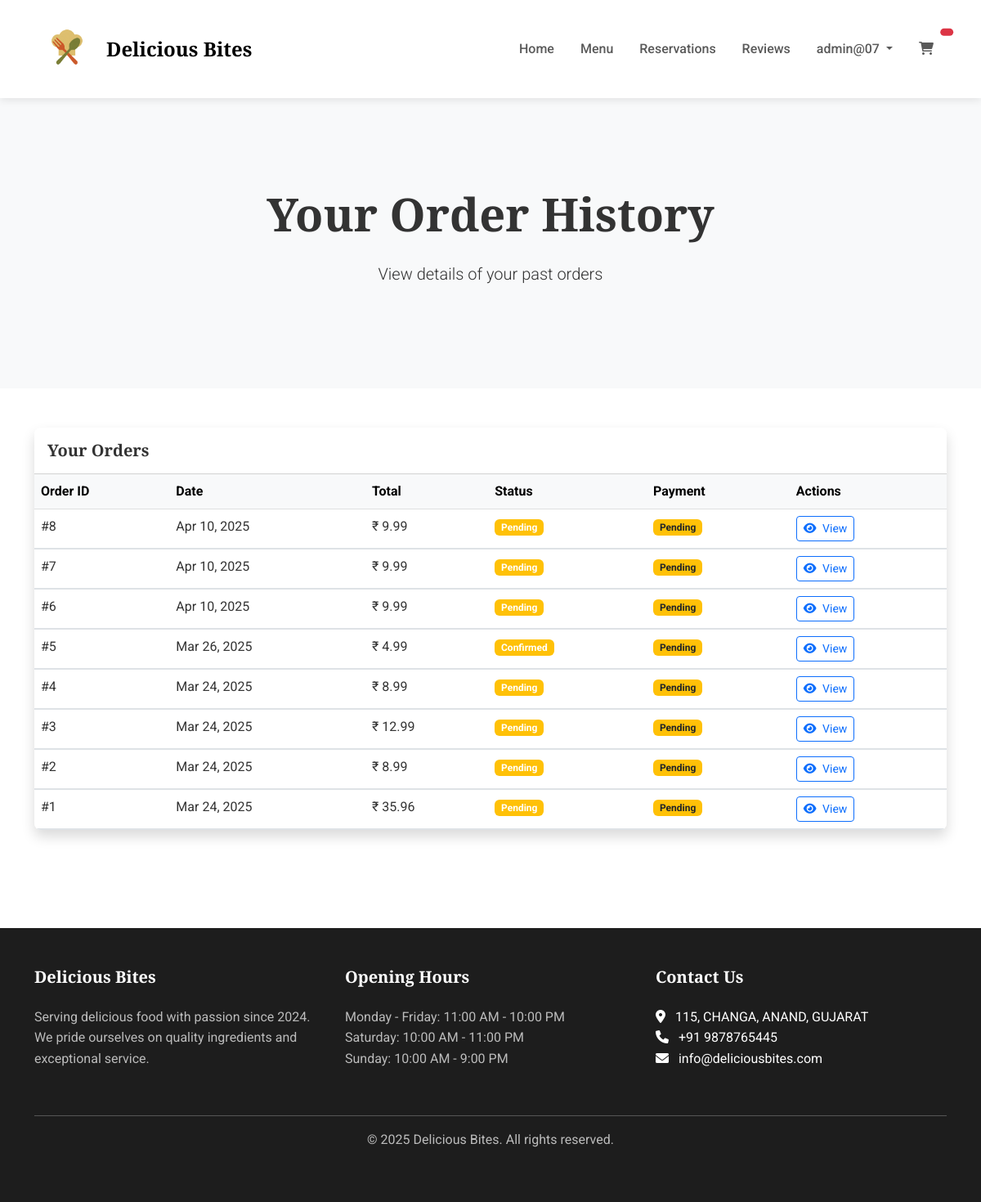
The app's page /orders/history/ (signed in) with its own data.
### orders/models.py (models this page shows, shortened)
class Order(models.Model):
    STATUS_CHOICES = [
        ('pending', 'Pending'),
        ('confirmed', 'Confirmed'),
        ('preparing', 'Preparing'),
        ('ready', 'Ready for Pickup'),
        ('delivered', 'Delivered'),
        ('cancelled', 'Cancelled'),
    ]
    PAYMENT_METHOD_CHOICES = [
        ('cash', 'Cash on Delivery'),
        ('card', 'Credit/Debit Card'),
        ('paypal', 'PayPal'),
    ]
    user = models.ForeignKey(User, on_delete=models.CASCADE)
    status = models.CharField(max_length=20, choices=STATUS_CHOICES, default='pending')
    total_price = models.DecimalField(max_digits=10, decimal_places=2, default=0)
    address = models.TextField(blank=True)
    phone_number = models.CharField(max_length=15, blank=True)
    payment_method = models.CharField(max_length=20, choices=PAYMENT_METHOD_CHOICES, default='cash')
    is_paid = models.BooleanField(default=False)
    created_at = models.DateTimeField(auto_now_add=True)
    updated_at = models.DateTimeField(auto_now=True)
    class Meta:
        ordering = ['-created_at']

### orders/views.py (the view)
# urls.py: path('history/', views.order_history, name='order_history'),
@login_required
def order_history(request):
    orders = Order.objects.filter(
        user=request.user
    ).exclude(
        status='cart'
    ).order_by('-created_at')
    context = {
        'orders': orders,
    }
    return render(request, 'orders/order_history.html', context)

### orders/models.py (called while the page is built)
    def get_total_price(self):
        item_price = self.menu_item.price * self.quantity
        toppings_price = sum(topping.topping.price for topping in self.toppings.all())
        return item_price + toppings_price

### restaurant_project/context_processors/cart.py (called while the page is built)
def cart_processor(request):
    cart_count = 0
    if request.user.is_authenticated:
        cart = Order.objects.filter(user=request.user, status='cart').first()
        if cart:
            cart_count = cart.items.count()
    return {
        'cart_count': cart_count
    }

### templates/orders/order_history.html (shortened to what this page needs)
{% extends 'base/base.html' %}
{% load static %}
{% block content %}
<section class="page-banner">
    <div class="container text-center py-5">
        <h1 class="display-4 fw-bold mb-4">Your Order History</h1>
        <p class="lead">View details of your past orders</p>
    </div>
</section>
<section class="order-history-section py-5">
    <div class="container">
        {% if orders %}
            <div class="card shadow mb-4">
                <div class="card-header bg-white py-3">
                    <h5 class="mb-0">Your Orders</h5>
                </div>
                <div class="card-body p-0">
                    <div class="table-responsive">
                        <table class="table table-hover mb-0">
                            <thead class="table-light">
                                <tr>
                                    <th>Order ID</th>
                                    <th>Date</th>
                                    <th>Total</th>
                                    <th>Status</th>
                                    <th>Payment</th>
                                    <th>Actions</th>
                                </tr>
                            </thead>
                            <tbody>
                                {% for order in orders %}
                                    <tr>
                                        <td>#{{ order.id }}</td>
                                        <td>{{ order.created_at|date:"M d, Y" }}</td>
                                        <td>₹ {{ order.total_price }}</td>
                                        <td>
                                            <span class="badge bg-{% if order.status == 'completed' %}success{% elif order.status == 'cancelled' %}danger{% elif order.status == 'delivered' %}info{% else %}warning{% endif %}">
                                                {{ order.get_status_display }}
                                            </span>
                                        </td>
                                        <td>
                                            {% if order.is_paid %}
                                                <span class="badge bg-success">Paid</span>
                                            {% else %}
                                                <span class="badge bg-warning text-dark">Pending</span>
                                            {% endif %}
                                        </td>
                                        <td>
                                            <button class="btn btn-sm btn-outline-primary" type="button" data-bs-toggle="collapse" data-bs-target="#order-{{ order.id }}" aria-expanded="false">
                                                <i class="fas fa-eye me-1"></i> View
                                            </button>
                                        </td>
                                    </tr>
                                    <tr class="collapse-row">
                                        <td colspan="6" class="p-0">
                                        </td>
                                    </tr>
                                {% endfor %}
                            </tbody>
                        </table>
                    </div>
                </div>
            </div>
        {% endif %}
    </div>
</section>
{% endblock %}

### templates/base/base.html (shortened to what this page needs)
<!DOCTYPE html>
<html lang="en" data-bs-theme="light">
<head>
    <link href="https://cdn.jsdelivr.net/npm/bootstrap@5.3.0-alpha1/dist/css/bootstrap.min.css" rel="stylesheet">
    <link rel="stylesheet" href="https://cdnjs.cloudflare.com/ajax/libs/font-awesome/6.0.0/css/all.min.css">
    {% load static %}
    <link rel="stylesheet" href="{% static 'css/style.css' %}">
</head>
<body>
    <nav class="navbar navbar-expand-lg sticky-top">
        <div class="container">
            <a class="navbar-brand d-flex align-items-center" href="{% url 'home' %}">
                <img src="{% static 'images/Logo.png' %}" alt="Restaurant Logo" height="80" class="me-2">
                <span>Delicious Bites</span>
            </a>
            <div class="collapse navbar-collapse" id="navbarNav">
                <ul class="navbar-nav ms-auto">
                    <li class="nav-item">
                        <a class="nav-link" href="{% url 'home' %}">Home</a>
                    </li>
                    <li class="nav-item">
                        <a class="nav-link" href="{% url 'menu:menu_list' %}">Menu</a>
                    </li>
                    <li class="nav-item">
                        <a class="nav-link" href="{% url 'reservations:reservation_form' %}">Reservations</a>
                    </li>
                    <li class="nav-item">
                        <a class="nav-link" href="{% url 'reviews:review_list' %}">Reviews</a>
                    </li>
                    {% if user.is_authenticated %}
                        <li class="nav-item dropdown">
                            <a class="nav-link dropdown-toggle" href="#" role="button" data-bs-toggle="dropdown">
                                {{ user.username }}
                            </a>
                        </li>
                    {% endif %}
                    <li class="nav-item">
                        <a class="nav-link position-relative" href="{% url 'orders:cart' %}">
                            <i class="fas fa-shopping-cart"></i>
                            <span class="position-absolute top-0 start-100 translate-middle badge rounded-pill bg-danger cart-badge">
                            </span>
                        </a>
                    </li>
                </ul>
            </div>
        </div>
    </nav>
    <main>
        {% block content %}{% endblock %}
    </main>
    <footer class="footer mt-5 py-5">
        <div class="container">
            <div class="row">
                <div class="col-md-4 mb-4">
                    <h5>Delicious Bites</h5>
                    <p>Serving delicious food with passion since 2024. We pride ourselves on quality ingredients and exceptional service.</p>
                </div>
                <div class="col-md-4 mb-4">
                    <h5>Opening Hours</h5>
                    <ul class="list-unstyled">
                        <li>Monday - Friday: 11:00 AM - 10:00 PM</li>
                        <li>Saturday: 10:00 AM - 11:00 PM</li>
                        <li>Sunday: 10:00 AM - 9:00 PM</li>
                    </ul>
                </div>
                <div class="col-md-4 mb-4">
                    <h5>Contact Us</h5>
                    <address>
                        <i class="fas fa-map-marker-alt me-2"></i> 115, CHANGA, ANAND, GUJARAT<br>
                        <i class="fas fa-phone me-2"></i> +91 9878765445<br>
                        <i class="fas fa-envelope me-2"></i> info@deliciousbites.com
                    </address>
                </div>
            </div>
            <hr>
            <div class="text-center">
                <p>&copy; {% now "Y" %} Delicious Bites. All rights reserved.</p>
            </div>
        </div>
    </footer>
</body>
</html>

### static/css/style.css (style rules this page uses)
:root { --primary-color: #fb8500; --secondary-color: #219ebc; --dark-color: #023047; --light-color: #f8f9fa; --gray-color: #6c757d; --success-color: #28a745; --danger-color: #dc3545; --transition: all 0.3s ease; }
[data-bs-theme="light"] { --bs-primary: var(--primary-color); --bs-navbar-bg: #ffffff; --bs-body-bg: #ffffff; --bs-body-color: #333333; --bs-card-bg: #ffffff; --bs-secondary-bg: #f8f9fa; }
body { font-family: 'Roboto', sans-serif; line-height: 1.6; color: var(--bs-body-color); background-color: var(--bs-body-bg); overflow-x: hidden; }
h1, h2, h3, h4, h5, h6 { font-family: 'Playfair Display', serif; font-weight: 700; }
.navbar { background-color: var(--bs-navbar-bg); box-shadow: 0 2px 10px rgba(0, 0, 0, 0.1); transition: var(--transition); }
.navbar-brand { font-family: 'Playfair Display', serif; font-weight: 700; font-size: 1.5rem; }
.nav-link { font-weight: 500; padding: 0.5rem 1rem !important; transition: var(--transition); }
.card { border: none; border-radius: 0.5rem; overflow: hidden; transition: var(--transition); background-color: var(--bs-card-bg); }
.footer { background-color: var(--bs-secondary-bg); }
.cart-badge { transform: translate(-50%, -50%) !important; }
body { font-family: 'Roboto', sans-serif; color: #333; }
h1, h2, h3, h4, h5, h6 { font-family: 'Playfair Display', serif; }
.navbar { background-color: rgba(255, 255, 255, 0.95); box-shadow: 0 2px 10px rgba(0, 0, 0, 0.1); padding: 15px 0; }
.navbar-brand span { font-family: 'Playfair Display', serif; font-weight: 700; font-size: 1.5rem; }
.navbar .nav-link { font-weight: 500; padding: 8px 16px !important; }
.footer { background-color: #1d1d1d; color: #fff; }
.footer h5 { color: #fff; margin-bottom: 1.5rem; font-weight: 700; }
.footer p, .footer ul li { color: rgba(255, 255, 255, 0.7); }
.page-banner { background-color: #f8f9fa; padding: 60px 0; }
.order-history-section .btn-sm { padding: 0.25rem 0.5rem; font-size: 0.875rem; }
.order-history-section .collapse-row { background-color: #f8f9fa; }

### records on screen
Order: id "8", created_at "Apr 10, 2025", total_price "9.99", status "Pending", is_paid "Pending"
Order: id "7", created_at "Apr 10, 2025", total_price "9.99", status "Pending", is_paid "Pending"
Order: id "6", created_at "Apr 10, 2025", total_price "9.99", status "Pending", is_paid "Pending"
Order: id "5", created_at "Mar 26, 2025", total_price "4.99", status "Confirmed", is_paid "Pending"
Order: id "4", created_at "Mar 24, 2025", total_price "8.99", status "Pending", is_paid "Pending"
Order: id "3", created_at "Mar 24, 2025", total_price "12.99", status "Pending", is_paid "Pending"
Order: id "2", created_at "Mar 24, 2025", total_price "8.99", status "Pending", is_paid "Pending"
Order: id "1", created_at "Mar 24, 2025", total_price "35.96", status "Pending", is_paid "Pending"

### other values on screen
{{ user.username }} "admin@07"
